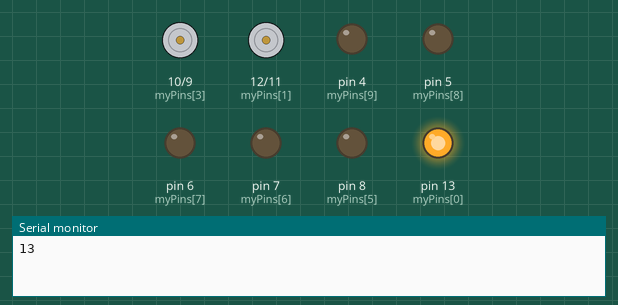
Simulated run of this sketch. Board: Arduino Uno, built with avr-gcc and run on an emulated ATmega328P. On the bench: motor-driver pin pairs drawn as motors (green arrow = first pin HIGH = forward, orange = second pin HIGH = backward, longer = more drive), output pins drawn as LEDs (lit = HIGH), the last lines printed to the serial monitor.

Above: at 0.05 s.
At 0.55 s:
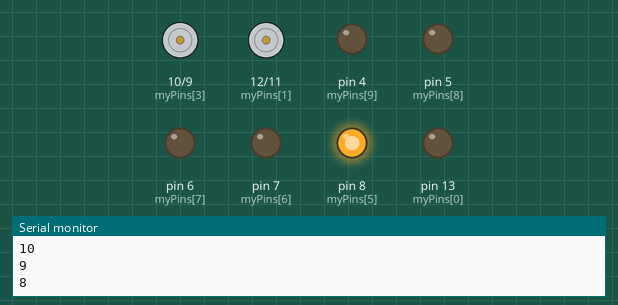
At 1.15 s:
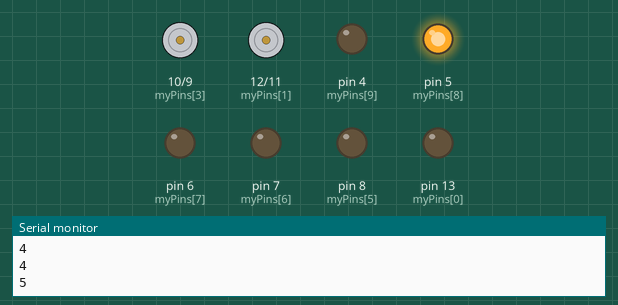
At 2.25 s:
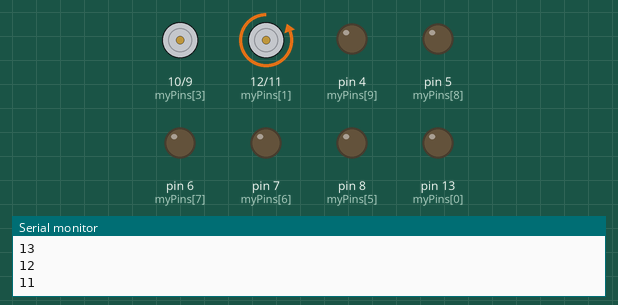
At 3.35 s:
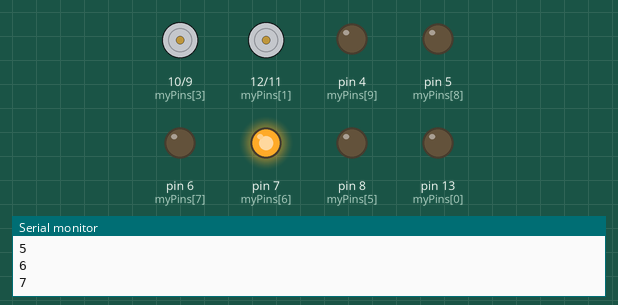
At 4.45 s:
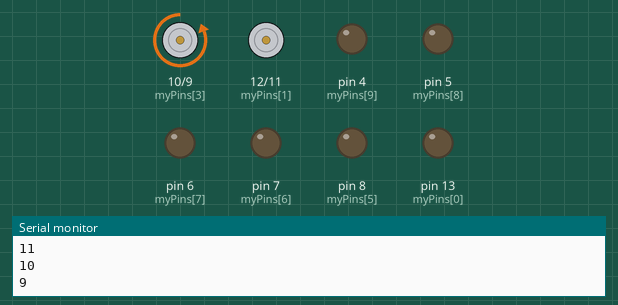
Timing chart, 0 to 4.8 s (numbered marks = the images above):
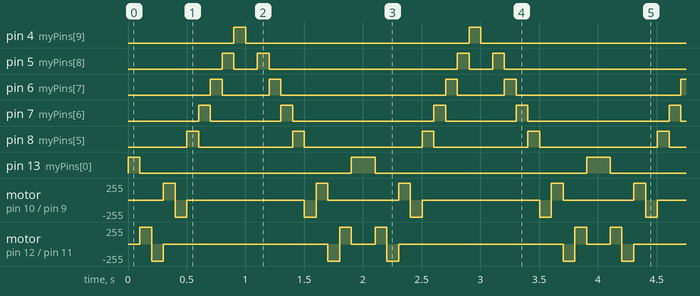

Measured:
- by itself, pin 4 (myPins[9]): alternates HIGH for 0.10 s and LOW for 1.9 s
- by itself, pin 5 (myPins[8]): repeats every 2.0 s: LOW 0.20 s, HIGH 0.10 s, LOW 1.6 s, HIGH 0.10 s
- by itself, pin 6 (myPins[7]): repeats every 2.0 s: LOW 0.40 s, HIGH 0.10 s, LOW 1.4 s, HIGH 0.10 s
- by itself, pin 7 (myPins[6]): repeats every 2.0 s: LOW 0.60 s, HIGH 0.10 s, LOW 1.2 s, HIGH 0.10 s
- by itself, pin 8 (myPins[5]): repeats every 2.0 s: LOW 0.80 s, HIGH 0.10 s, LOW 1.0 s, HIGH 0.10 s
- by itself, pin 13 (myPins[0]): repeats every 2.0 s: LOW 1.8 s, HIGH 0.20 s
- by itself, motor on pin 10 (myPins[3]) / pin 9 (myPins[4]): repeats every 2.0 s: backward 255/255 0.10 s, stopped 1.0 s, backward 255/255 0.10 s, forward 255/255 0.10 s, stopped 0.60 s, forward 255/255 0.10 s
- by itself, motor on pin 12 (myPins[1]) / pin 11 (myPins[2]): repeats every 2.0 s: backward 255/255 0.10 s, stopped 1.4 s, backward 255/255 0.10 s, forward 255/255 0.10 s, stopped 0.20 s, forward 255/255 0.10 s

The sketch:

KnightRida.ino
```cpp
int myPins[] = {13,12,11,10,9,8,7,6,5,4};
int previousPin = 0;

void setup() {
  Serial.begin(9600);
 //Inialise all pins
    for (byte i = 0; i < 10; i = i + 1) {
      pinMode(myPins[i], OUTPUT);
    }
}

void loop() {

previousPin = 0;

 for (int i = 0; i < 10; i = i + 1) {
      digitalWrite(myPins[i], HIGH);
      digitalWrite(previousPin, LOW);
      previousPin = myPins[i];
      Serial.println(previousPin);
      delay(100);

    }

  for (int i = 9; i >= 0; i = i - 1) {
      digitalWrite(myPins[i], HIGH);
      digitalWrite(previousPin, LOW);
      previousPin = myPins[i];
      Serial.println(previousPin);
      delay(100);
   }


}
```
